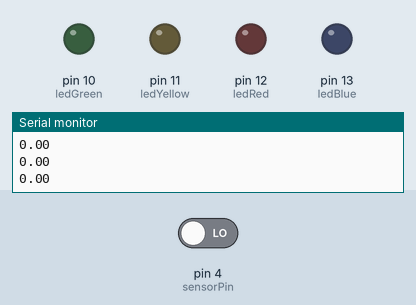
Simulated run of this sketch. Board: Arduino Uno, built with avr-gcc and run on an emulated ATmega328P. On the bench: output pins drawn as LEDs (lit = HIGH), the last lines printed to the serial monitor. Inputs (shaded band) come from the test bench; at power-on: pin 4 (sensorPin) LOW.

Above: at 1.2 s.
1.3 s: pin 4 (sensorPin) driven HIGH
At 2.5 s:
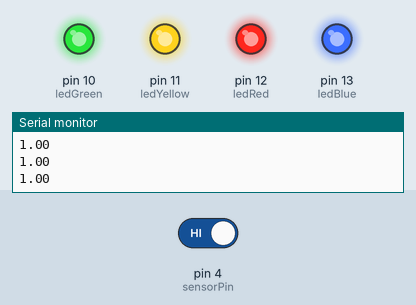
2.8 s: pin 4 (sensorPin) driven LOW
At 3.6 s:
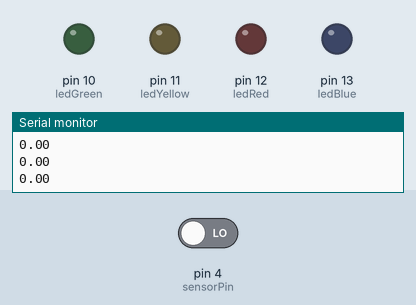
Timing chart, 0 to 5.8 s (numbered marks = the images above; inputs shaded):
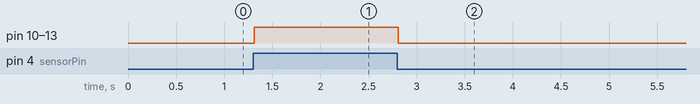

Measured:
- after the input at 1.3 s, pin 10 (ledGreen), pin 11 (ledYellow), pin 12 (ledRed), pin 13 (ledBlue): LOW → HIGH at once
- after the input at 2.8 s, pin 10 (ledGreen), pin 11 (ledYellow), pin 12 (ledRed), pin 13 (ledBlue): HIGH → LOW at once

The sketch:

sound_sensor_leds.ino
```cpp
int ledBlue = 13;
int ledRed = 12;
int ledYellow = 11;
int ledGreen = 10;
float sensorPin = 4;

float volume = 0;

void setup() {
  pinMode(ledBlue, OUTPUT);
  pinMode(ledRed, OUTPUT);
  pinMode(ledYellow, OUTPUT);
  pinMode(ledGreen, OUTPUT);
  pinMode(sensorPin, INPUT);
  Serial.begin(9600);
}

void loop() {
  volume = digitalRead(sensorPin);
  Serial.println(volume);

  if (volume < 1) {
    digitalWrite(ledBlue, LOW);
    digitalWrite(ledRed, LOW);
    digitalWrite(ledYellow, LOW);
    digitalWrite(ledGreen, LOW);
  } else {
    digitalWrite(ledBlue, HIGH);
    digitalWrite(ledRed, HIGH);
    digitalWrite(ledYellow, HIGH);
    digitalWrite(ledGreen, HIGH);
  }
}
```
